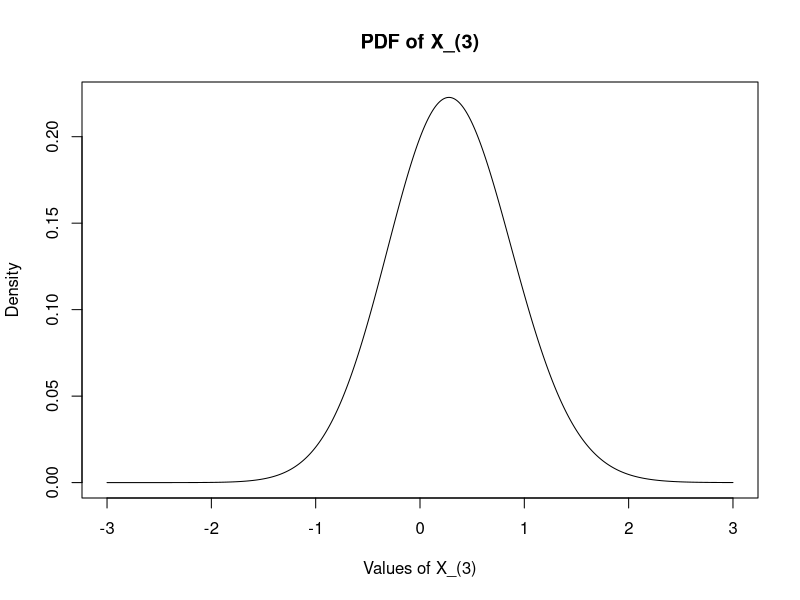
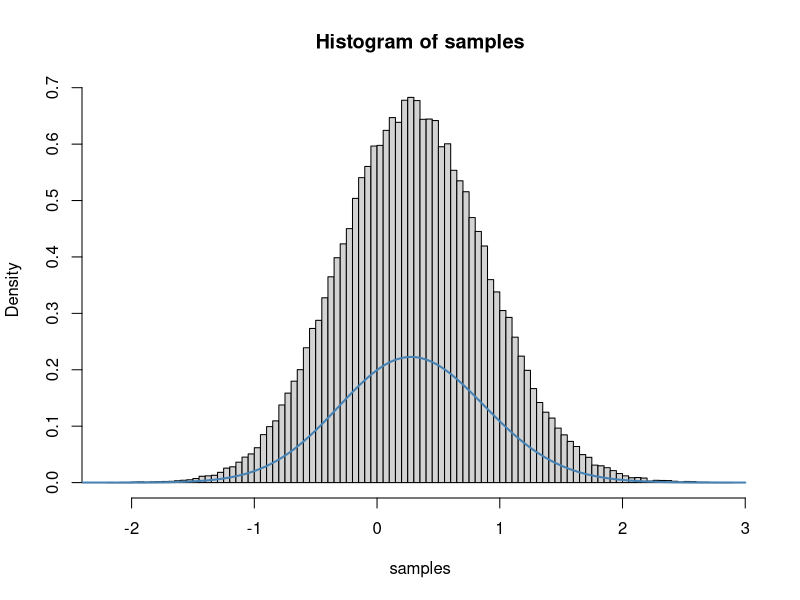

Here is the R script that generated these plots, in order:
N=1e+5
set.seed(10)

# generate values to process with pdf
b = 3
t = seq(-b,b,length.out=N/2)
n_t = length(t)

# get values of normal distributions for values of t
# default parameters of pnorm correspond to the standard normal
phi = pnorm(t)

# get values of normal density for values of t
f_norm = dnorm(t)

# generate values of target pdf
pdf = numeric()
for (i in 0:n_t) {
  p = phi[i]
  f = f_norm[i]
  pdf = append(pdf, 4.0*(p)^2*f*(1-p))
}

# plot pdf
plot(t, pdf, type='l', main='PDF of X_(3)', xlab="Values of X_(3)", ylab="Density")

# plot histogram
samples = sample(x=t, prob=pdf, size=N, replace=TRUE)
hist(samples, freq=FALSE, breaks=N/1000)
lines(t,pdf,col="steelblue",lwd=2)

# curve function
# pdf2 = function(t) {4.0*(pnorm(t))^2*dnorm(t)*(1-pnorm(t))}
# curve(pdf2, from=-10, to=10, n=N)
